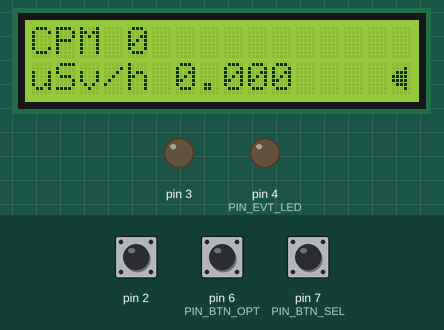
A sketch run on a simulated Arduino Uno, built with avr-gcc and run on an emulated ATmega328P. Parts: 16×2 character LCD, output pins drawn as LEDs (lit = HIGH). Inputs (shaded band) come from the test bench; at power-on: pin 6 (PIN_BTN_OPT) HIGH, pin 7 (PIN_BTN_SEL) HIGH, pin 2 HIGH.

Above: at 2.8 s.
2.9 s: pin 6 (PIN_BTN_OPT) pulled LOW for 0.15 s
At 3.3 s:
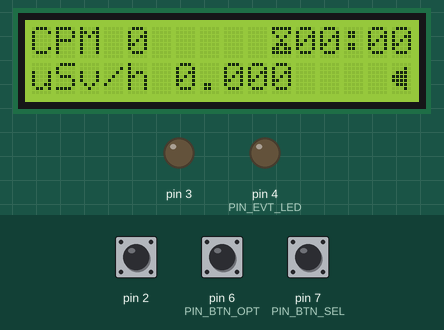
6.0 s: pin 7 (PIN_BTN_SEL) pulled LOW for 0.15 s
At 6.8 s:
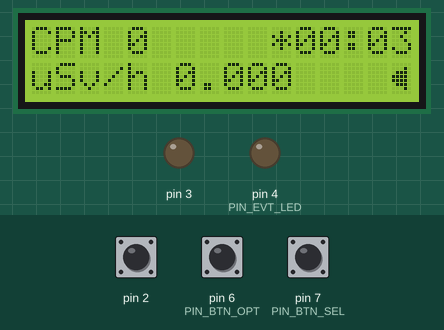
7.6 s: pin 6 (PIN_BTN_OPT) pulled LOW for 1 s
At 8.2 s:
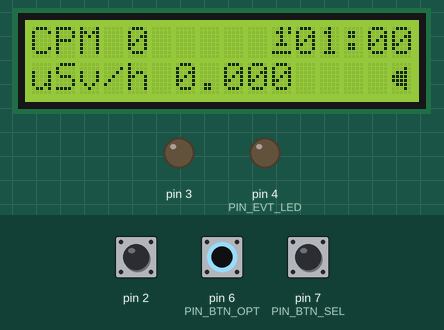
11.6 s: pin 6 (PIN_BTN_OPT) pulled LOW for 0.15 s
At 12.4 s:
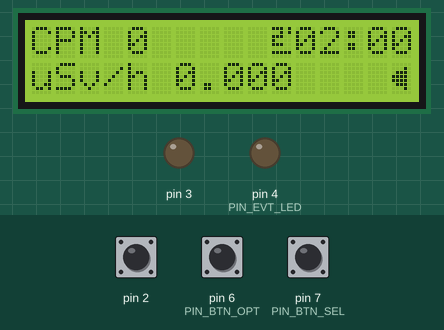
14.7 s: pin 6 (PIN_BTN_OPT) pulled LOW for 3.2 s
At 15.3 s:
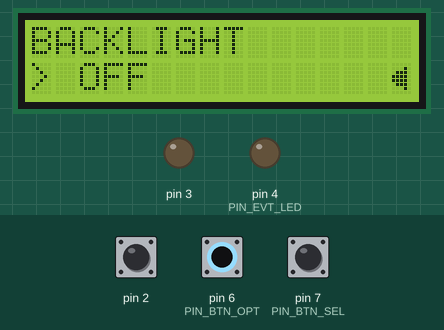
19.4 s: pin 7 (PIN_BTN_SEL) pulled LOW for 1 s
At 20.8 s:
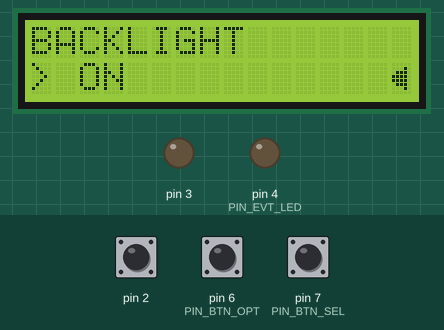
Timing chart, 0 to 22.4 s (numbered marks = the images above; inputs shaded):
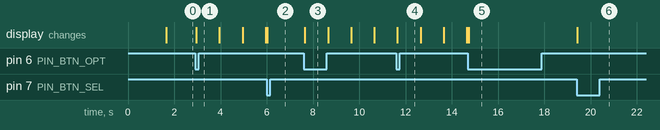

Measured:
- after the input at 2.9 s, the display: changes after 0.05 s (image 1)
- after the input at 6.0 s, the display: changes at once (image 2)
- after the input at 7.6 s, the display: changes after 0.05 s (image 3)
- after the input at 11.6 s, the display: changes after 0.05 s (image 4)
- after the input at 14.7 s, the display: changes at once (image 5)
- after the input at 19.4 s, the display: changes at once (image 6)

The sketch:

ArduinoGeiger.ino
```cpp
/****************************************************************************
* File:     ArduinoGeiger.ino
* Project:  ArduinoGeiger
* Abstract: Main sketch of the ArduinoGeiger firmware.
*
****************************************************************************/

#include <Arduino.h>
#include <Wire.h>
#include <LiquidCrystal_I2C.h>
#include "DebounceButton.h"
#include "EventAction.h"
#include "LoopTimer.h"
#include "FrequencyGen.h"
#include "Geiger.h"

// Firmware version
const char FW_VERSION[] = "1.0";

// Digital pins assignment
const byte PIN_EVT_LED  = 4;
const byte PIN_BTN_OPT  = 6;
const byte PIN_BTN_SEL  = 7;
const byte INT_NUMBER   = 0; // INT0 = digital pin 2.

// LED flash duration (msec).
const byte LED_FLASH_MSEC = 10;
// Buzzer sound duration (msec).
const byte BUZZER_TIC_MSEC = 10;
// I2C address of LCD.
const byte LCD_I2C_ADDR = 0x38;
// Number of LCD columns.
const byte LCD_NUM_COLUMNS = 16;
// Buttons debounce time (msec)
const byte BTN_DEBOUNCE_MSEC = 16;
// Event loop period (msec)
const byte READ_EVT_MSEC = 10;
// Initial LCD screen duration (msec)
const uint16_t INIT_SCREEN_MSEC = 1500;
// LCD screen update rate (msec)
const uint16_t UPDATE_SCREEN_MSEC = 1000;

// State machine constants
const byte STATE_RATE      = 1;
const byte STATE_TOTAL     = 2;
const byte STATE_TOTAL_1M  = 3;
const byte STATE_TOTAL_2M  = 4;
const byte STATE_SET_AUDIO = 5;
const byte STATE_SET_LIGHT = 6;

// Buttons events (FUNCTION and SELECTION)
const byte BTN_OPT  = 1;
const byte BTN_SEL  = 2;
const byte BTN_NONE = 3;

// Local function prototypes
void displayInitScreen();
void readGeigerEvents();
void isr_geiger();
byte readButtons();
void initMeasureState();
void initSetupState(const __FlashStringHelper *txt);
void executeStateRate(byte btn);
void executeStateTotal(byte btn, uint16_t seconds, byte symbol, byte next);
void executeStateSetLight(byte btn);
void executeStateSetAudio(byte btn);
void eventLedOn();
void eventLedOff();
void eventBuzzerOn();
void eventBuzzerOff();
byte getNumberOfDigits(uint32_t num);
byte printLCDLeadingZeroNumber(uint32_t num, byte width);
void printLCD(byte col, byte row, const __FlashStringHelper *txt);
void printLCDBlanks(byte num);
void lcdAudioOnOff(boolean on);
void lcdShowRateLabels();
void lcdShowSelectionOnOff(boolean on);
void lcdUpdateDoseRate(uint32_t cpm, uint32_t nsv_h);
void lcdUpdateTimer(byte symbol, uint32_t sec, uint32_t start);

// Global variables
byte     gCurrentState;
boolean  gEnterNewState;
boolean  gBackLightOn;
boolean  gAudioOn;

// Global objects
DebounceButton    gBtnOpt(PIN_BTN_OPT, BTN_DEBOUNCE_MSEC);
DebounceButton    gBtnSel(PIN_BTN_SEL, BTN_DEBOUNCE_MSEC);
LiquidCrystal_I2C gAppLCD(LCD_I2C_ADDR, LCD_NUM_COLUMNS, 2);
EventAction       gLedAction(eventLedOn, eventLedOff);
EventAction       gBuzzerAction(eventBuzzerOn, eventBuzzerOff);
LoopTimer         gReadEventTimer;
LoopTimer         gAuxTimer;
FrequencyGen      gBuzzer;
Geiger            gGeigerObj;

// Interface between ISR and main program.
volatile uint16_t gGeigerCounter;

// LCD custom characters.
const byte SYM_AUDIO = 0;
byte gSymAudio[8] = { B00000, B00010, B01110, B11110, B11110, B01110, B00010, B00000 };
const byte SYM_TIMER_0 = 1;
byte gSymTimer0[8] = { B11111, B10001, B01010, B00100, B01110, B11011, B11111, B00000 };
const byte SYM_TIMER_1 = 2;
byte gSymTimer1[8] = { B00101, B01101, B00100, B00100, B01110, B00000, B11111, B00000 };
const byte SYM_TIMER_2 = 3;
byte gSymTimer2[8] = { B11101, B00101, B11100, B10000, B11100, B00000, B11111, B00000 };

// ----------------------------------------------------------------------------
// Function: setup()
// Arduino "setup" entry point.
// ----------------------------------------------------------------------------
void setup()
{
   // Initialize LCD.
   gAppLCD.init();
   // Create custom characters.
   gAppLCD.createChar(SYM_AUDIO, gSymAudio);
   gAppLCD.createChar(SYM_TIMER_0, gSymTimer0);
   gAppLCD.createChar(SYM_TIMER_1, gSymTimer1);
   gAppLCD.createChar(SYM_TIMER_2, gSymTimer2);

   // Initialize buttons.
   gBtnOpt.begin(true);
   gBtnSel.begin(true);

   // Initialize buzzer.
   gBuzzer.begin();

   // Set digital output pins.
   pinMode(PIN_EVT_LED, OUTPUT);

   // Attach interrupt service routine.
   attachInterrupt(INT_NUMBER, isr_geiger, FALLING);

   // Set initial state.
   gCurrentState = STATE_RATE;
   gGeigerCounter = 0;
   gEnterNewState = true;
   gBackLightOn = false;
   gAudioOn = true;

   // Show startup screen.
   displayInitScreen();
}

// ----------------------------------------------------------------------------
// Function: loop()
// Arduino "loop" entry point.
// ----------------------------------------------------------------------------
void loop()
{
   // Read buttons.
   byte btn = readButtons();

   // Execute state machine.
   switch (gCurrentState)
   {
      case STATE_RATE:
         executeStateRate(btn);
         break;
      case STATE_TOTAL:
         executeStateTotal(btn, 0, SYM_TIMER_0, STATE_TOTAL_1M);
         break;
      case STATE_TOTAL_1M:
         executeStateTotal(btn, 60, SYM_TIMER_1, STATE_TOTAL_2M);
         break;
      case STATE_TOTAL_2M:
         executeStateTotal(btn, 120, SYM_TIMER_2, STATE_SET_LIGHT);
         break;
      case STATE_SET_LIGHT:
         executeStateSetLight(btn);
         break;
      case STATE_SET_AUDIO:
         executeStateSetAudio(btn);
         break;
      default:
         break;
   }

   // Read event counter from geiger tube.
   readGeigerEvents();

   // Update actions.
   gLedAction.update();
   gBuzzerAction.update();
}

// ----------------------------------------------------------------------------
// Function: isr_geiger()
// Interrupt Service Routine for geiger tube events.
// ----------------------------------------------------------------------------
void isr_geiger()
{
   gGeigerCounter ++;
}

// ----------------------------------------------------------------------------
// Function: executeStateRate(byte btn)
// This function is executed when the system is in "Rate" state. The screen is
// updated with the CPM (Count per Minutes) and dose rate (microSievert per hour).
// These values are computed every 3 seconds as a moving average of the last
// 30 seconds. Press the SEL button to reset the average.
// ----------------------------------------------------------------------------
void executeStateRate(byte btn)
{
   if( gEnterNewState )
   {
      initMeasureState();
   }

   if( btn == BTN_OPT )
   {
      gEnterNewState = true;
      gCurrentState = STATE_TOTAL;
   }
   // SEL button, reset the moving average.
   else if( btn == BTN_SEL )
   {
      gGeigerObj.resetCount();
      gAuxTimer.forceExpired(UPDATE_SCREEN_MSEC);
   }
   else if( gAuxTimer.expired(UPDATE_SCREEN_MSEC) )
   {
      // Get radiation rate.
      uint32_t cpm, nsv_h;
      gGeigerObj.getRateAverage( &cpm, &nsv_h);

      // Update CPM and dose rate.
      lcdUpdateDoseRate(cpm, nsv_h);
   }
}

// ----------------------------------------------------------------------------
// Function: executeStateTotal(byte btn, uint16_t seconds, byte symbol, byte next)
// This function is executed when the system is in "Total" state. The screen is
// updated with the number of events and the dose rate.
// The display shows the 'symbol' character before the time indicator, the 'next'
// parameters is the state reached at the OPT command.
// If the parameter 'seconds' is zero the timer starts from 0 to infinite, if
// greater than zero it starts from 'seconds' decreasing up to 0.
// Press the SEL button to stop the timer, at the second pressure, the counter is
// restarted.
// ----------------------------------------------------------------------------
void executeStateTotal(byte btn, uint16_t seconds, byte symbol, byte next)
{
   // Local static variables.
   static uint32_t lStartTimerMs;
   static boolean lTotalTimerStop;

   // Executed once when entering this state.
   if( gEnterNewState )
   {
      initMeasureState();

      lStartTimerMs = millis();
      lTotalTimerStop = false;
   }

   // OPT button, goto next state.
   if( btn == BTN_OPT )
   {
      gEnterNewState = true;
      gCurrentState = next;
   }
   // SEL button, stop/restart timer.
   else if( btn == BTN_SEL )
   {
      if( lTotalTimerStop )
      {
         lStartTimerMs = millis();
         gGeigerObj.resetCount();
         lTotalTimerStop = false;
      }
      else
      {
         gAppLCD.setCursor(10,0);
         gAppLCD.print("*");

         lTotalTimerStop = true;
      }
   }
   // Refresh LCD screen.
   else if( !lTotalTimerStop && gAuxTimer.expired(UPDATE_SCREEN_MSEC) )
   {
      // Elapsed time in milliseconds.
      uint32_t sec = (millis() - lStartTimerMs)/1000;

      // Infinite time interval.
      if( seconds == 0 )
      {
         lcdUpdateTimer(symbol, sec, 0);
      }
      else // Stop counter at the end of time interval .
      {
         lcdUpdateTimer(symbol, sec, seconds);

         if( sec >= seconds )
         {
            gAppLCD.setCursor(10,0);
            gAppLCD.print("*");

            lTotalTimerStop = true;
         }
      }

      // Get radiation rate.
      uint32_t cpm, nsv_h;
      gGeigerObj.getRateTimer( &cpm, &nsv_h);

      // Update CPM and dose rate.
      lcdUpdateDoseRate(cpm, nsv_h);
   }
}

// ----------------------------------------------------------------------------
// Function: executeStateSetLight(byte btn)
// This function is executed when the system is in "Set Light" state.
// Press the SEL button to switch ON/OFF the LCD backlight.
// ----------------------------------------------------------------------------
void executeStateSetLight(byte btn)
{
   if( gEnterNewState )
   {
      initSetupState(F("BACKLIGHT "));

      lcdShowSelectionOnOff(gBackLightOn);
   }

   if( btn == BTN_OPT )
   {
      gEnterNewState = true;
      gCurrentState = STATE_SET_AUDIO;
   }
   else if( btn == BTN_SEL )
   {
      gBackLightOn = !gBackLightOn;

      lcdShowSelectionOnOff(gBackLightOn);

      if( gBackLightOn )
      {
         gAppLCD.backlight();
      }
      else
      {
         gAppLCD.noBacklight();
      }
   }
}

// ----------------------------------------------------------------------------
// Function: executeStateSetAudio(byte btn)
// This function is executed when the system is in "Set Audio" state.
// Press the SEL button to switch ON/OFF the buzzer.
// ----------------------------------------------------------------------------
void executeStateSetAudio(byte btn)
{
   if( gEnterNewState )
   {
      initSetupState(F("AUDIO "));

      lcdShowSelectionOnOff(gAudioOn);
   }

   if( btn == BTN_OPT )
   {
      gEnterNewState = true;
      gCurrentState = STATE_RATE;
   }
   else if( btn == BTN_SEL )
   {
      lcdAudioOnOff(!gAudioOn);

      lcdShowSelectionOnOff(gAudioOn);
   }
}

// ----------------------------------------------------------------------------
// Function: readGeigerEvents()
// This function reads the number of events registered by the interrupt routine.
// It is executed at the specified rate (READ_EVT_MSEC) and triggers the actions
// associated with an event (LED flash and sound tic)
// ----------------------------------------------------------------------------
void readGeigerEvents()
{
   if( gReadEventTimer.expired(READ_EVT_MSEC) )
   {
      // Reset the isr counter.
      uint16_t num = gGeigerCounter;
      gGeigerCounter = 0;

      // Add to Geiger object.
      gGeigerObj.addCount(num);

      // Perform actions on event.
      if( num > 0 )
      {
         gLedAction.start(LED_FLASH_MSEC);

         if( gAudioOn )
         {
            gBuzzerAction.start(BUZZER_TIC_MSEC);
         }
      }
   }
}

// ----------------------------------------------------------------------------
// Function: initMeasureState()
// Initialize a radiation measure.
// ----------------------------------------------------------------------------
void initMeasureState()
{
   gAppLCD.clear();
   lcdAudioOnOff(gAudioOn);
   lcdShowRateLabels();

   gAuxTimer.forceExpired(UPDATE_SCREEN_MSEC);
   gGeigerObj.resetCount();

   gEnterNewState = false;
}

// ----------------------------------------------------------------------------
// Function: initSetupState()
// Initialize a setup state.
// ----------------------------------------------------------------------------
void initSetupState(const __FlashStringHelper *txt)
{
   gAppLCD.clear();
   lcdAudioOnOff(gAudioOn);
   printLCD(0,0, txt);

   gEnterNewState = false;
}

// ----------------------------------------------------------------------------
// Function: readButtons()
// Read the two buttons and returns the selected one.
// ----------------------------------------------------------------------------
byte readButtons()
{
   byte opt = gBtnOpt.update();
   byte sel = gBtnSel.update();

   // OPTION button.
   if( opt == DBTN_KEYDOWN )
   {
      return BTN_OPT;
   }

   // SELECTION button.
   if( sel == DBTN_KEYDOWN )
   {
      return BTN_SEL;
   }

   return BTN_NONE;
}

// ----------------------------------------------------------------------------
// Function: lcdAudioOnOff(boolean on)
// Set the Audio on/off variable and display the status on LCD.
// ----------------------------------------------------------------------------
void lcdAudioOnOff(boolean on)
{
   gAudioOn = on;
   gAppLCD.setCursor(15,1);

   if(gAudioOn)
   {
      gAppLCD.write(SYM_AUDIO);
   }
   else
   {
      gAppLCD.print(F(" "));
   }
}

// ----------------------------------------------------------------------------
// Function: lcdShowRateLabels()
// Show the count rate and dose rate labels on LCD.
// ----------------------------------------------------------------------------
void lcdShowRateLabels()
{
   printLCD(0,0, F("CPM "));
   printLCD(0,1, F("uSv/h "));
}

// ----------------------------------------------------------------------------
// Function: lcdUpdateDoseRate(uint32_t cpm, uint32_t nsv_h)
// Update the dose rate fields with "cpm" and uSv/h (nsv_h = nanoSievert per hour).
// ----------------------------------------------------------------------------
void lcdUpdateDoseRate(uint32_t cpm, uint32_t nsv_h)
{
   uint32_t tmp;
   byte ndig;

   // Print Counts per Minute.
   gAppLCD.setCursor(4,0);
   gAppLCD.print(cpm);

   // Clear cpm field.
   printLCDBlanks( 6 - getNumberOfDigits(cpm));

   // Print micro Sievert.
   gAppLCD.setCursor(6,1);

   // Integer part.
   tmp = nsv_h/1000;

   ndig = getNumberOfDigits(tmp);

   gAppLCD.print(tmp);
   gAppLCD.print(F("."));

   // Fractional part.
   tmp = nsv_h%1000;

   printLCDLeadingZeroNumber(tmp,3);
   ndig += 4;

   // Clear uSv/h field.
   printLCDBlanks(8 - ndig);
}

// ----------------------------------------------------------------------------
// Function: lcdUpdateTimer(byte symbol, uint32_t sec, uint32_t start)
// Update the timer field with the time in format MM:SS.
// ----------------------------------------------------------------------------
void lcdUpdateTimer(byte symbol, uint32_t sec, uint32_t start)
{
   // If start > 0 decrease the timer.
   if( start > 0 )
   {
      sec = start - sec;
   }

   // Update elapsed time
   byte min = (byte) (sec/60);
   sec %= 60;

   gAppLCD.setCursor(10,0);
   gAppLCD.write(symbol);

   printLCDLeadingZeroNumber(min, 2);
   gAppLCD.print(F(":"));
   printLCDLeadingZeroNumber((byte) sec, 2);
}

// ----------------------------------------------------------------------------
// Function: lcdShowSelectionOnOff(boolean on)
// Show the ON/OFF selection on LCD display.
// ----------------------------------------------------------------------------
void lcdShowSelectionOnOff(boolean on)
{
   gAppLCD.setCursor(0,1);
   gAppLCD.print(F("> "));
   gAppLCD.print( on ? F("ON ") : F("OFF") );
}

// ----------------------------------------------------------------------------
// Function: displayInitScreen()
// Show the startup screen on LCD.
// ----------------------------------------------------------------------------
void displayInitScreen()
{
   printLCD(0,0,F("ArduinoGeiger"));
   printLCD(0,1,F("Ver. "));
   gAppLCD.print(FW_VERSION);

   delay(INIT_SCREEN_MSEC);
}

// ----------------------------------------------------------------------------
// Function: getNumberOfDigits(uint32_t num)
// Return the number of digits of the number (num).
// ----------------------------------------------------------------------------
byte getNumberOfDigits(uint32_t num)
{
   byte ndigits = 0;

   if( num == 0 )
   {
      ndigits ++;
   }
   else
   {
      for( ; num != 0; num /= 10, ndigits++ );
   }

   return ndigits;
}

// ----------------------------------------------------------------------------
// Function:  printLCDBlanks(byte num)
// Print a number (num) of space characters on LCD.
// ----------------------------------------------------------------------------
void printLCDBlanks(byte num)
{
   char tmp[LCD_NUM_COLUMNS+1];

   num = min(num, LCD_NUM_COLUMNS);

   tmp[num] = '\0';

   for(byte i=0; i<num; ++i)
   {
      tmp[i] = ' ';
   }

   gAppLCD.print(tmp);
}

// ----------------------------------------------------------------------------
// Function: printLCDLeadingZeroNumber(uint32_t num, byte width)
// Print on LCD a number (num) with leading zeroes up to (width) digits.
// Return the number of characters printed on LCD.
// ----------------------------------------------------------------------------
byte printLCDLeadingZeroNumber(uint32_t num, byte width)
{
   // Count number of digits.
   byte ndigits = getNumberOfDigits(num);

   // Number of leading zero.
   int8_t lzero = (int8_t)(width - ndigits);

   for(; lzero >0 ; lzero--)
   {
      gAppLCD.print("0");
   }

   gAppLCD.print(num, DEC);

   return max(ndigits,width);
}

// ----------------------------------------------------------------------------
// Function: void printLCD(byte col, byte row, const __FlashStringHelper *txt)
// Print a text on LCD at the cursor position specified by column (col)
// and row (row) numbers.
// ----------------------------------------------------------------------------
void printLCD(byte col, byte row, const __FlashStringHelper *txt)
{
   gAppLCD.setCursor(col, row);
   gAppLCD.print(txt);
}

// ----------------------------------------------------------------------------
// Function: eventLedOn()
// Callback executed when the LED Action starts.
// ----------------------------------------------------------------------------
void eventLedOn()
{
   digitalWrite(PIN_EVT_LED, HIGH);
}

// ----------------------------------------------------------------------------
// Function: eventLedOff()
// Callback executed when the LED Action ends.
// ----------------------------------------------------------------------------
void eventLedOff()
{
   digitalWrite(PIN_EVT_LED, LOW);
}

// ----------------------------------------------------------------------------
// Function: eventBuzzerOn()
// Callback executed when the Buzzer Action starts.
// ----------------------------------------------------------------------------
void eventBuzzerOn()
{
   gBuzzer.start();
}

// ----------------------------------------------------------------------------
// Function: eventBuzzerOff()
// Callback executed when the Buzzer Action ends.
// ----------------------------------------------------------------------------
void eventBuzzerOff()
{
   gBuzzer.stop();
}
```

Source omitted: DebounceButton.cpp (2019 bytes), DebounceButton.h (1558 bytes), EventAction.cpp (1299 bytes), EventAction.h (1035 bytes), FrequencyGen.cpp (1494 bytes), FrequencyGen.h (831 bytes), Geiger.cpp (3153 bytes), Geiger.h (2306 bytes), LoopTimer.cpp (1237 bytes), LoopTimer.h (1009 bytes), MovingAverage.cpp (1898 bytes), MovingAverage.h (1488 bytes)
